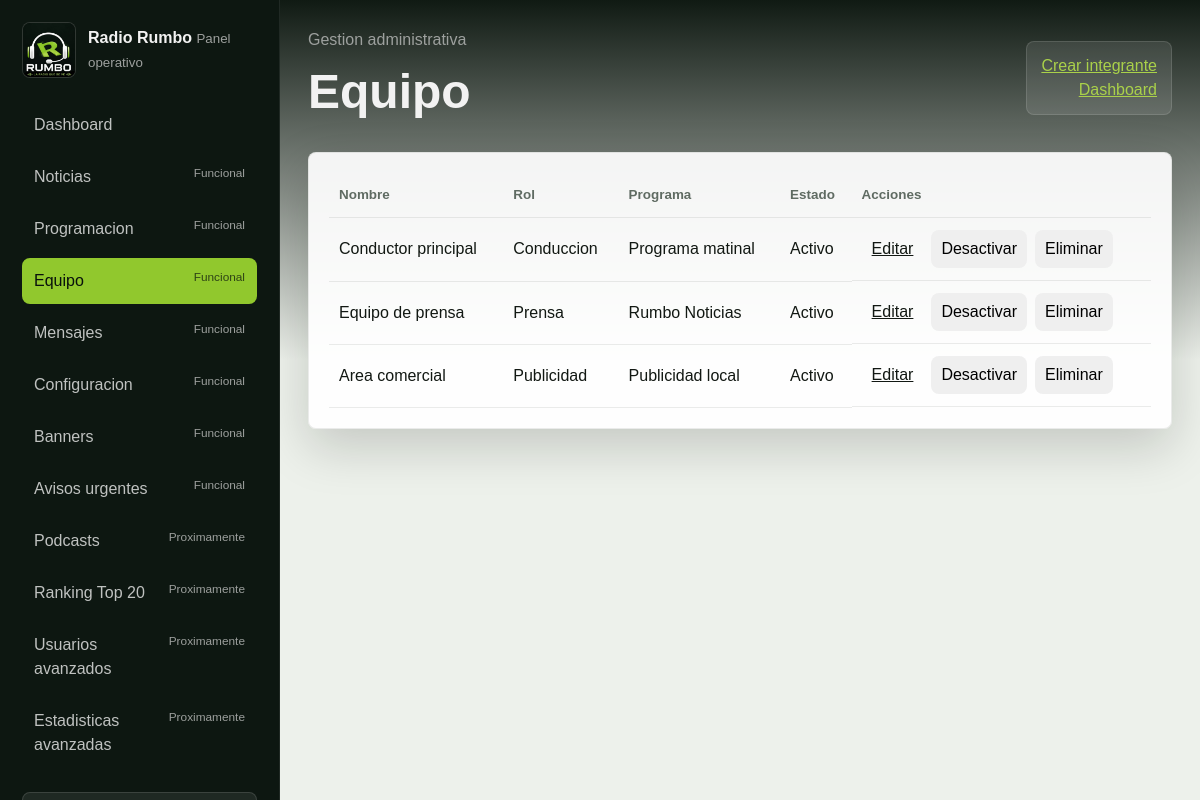
The app's page /admin/team/index.php (signed in) with its own data.
### tables this page shows
CREATE TABLE team_members (
    id INT UNSIGNED AUTO_INCREMENT PRIMARY KEY,
    name VARCHAR(140) NOT NULL,
    role VARCHAR(140) NOT NULL,
    program_name VARCHAR(140) NULL,
    bio TEXT NULL,
    photo_path VARCHAR(255) NULL,
    facebook_url VARCHAR(255) NULL,
    instagram_url VARCHAR(255) NULL,
    is_active TINYINT(1) NOT NULL DEFAULT 1,
    display_order INT UNSIGNED NOT NULL DEFAULT 0,
    created_at TIMESTAMP DEFAULT CURRENT_TIMESTAMP,
    updated_at TIMESTAMP DEFAULT CURRENT_TIMESTAMP ON UPDATE CURRENT_TIMESTAMP
);

### app/Core/View.php (called while the page is built, shortened)
<?php
final class View
{
    public static function render(string $view, array $data = []): void
    {
        $basePath = dirname(__DIR__, 2) . DIRECTORY_SEPARATOR . 'resources' . DIRECTORY_SEPARATOR . 'views';
        $relativePath = str_replace('.', DIRECTORY_SEPARATOR, $view) . '.php';
        $viewPath = $basePath . DIRECTORY_SEPARATOR . $relativePath;
        $realViewPath = realpath($viewPath);
        extract($data, EXTR_SKIP);
        require $realViewPath;
    }
}

### app/Controllers/Admin/TeamController.php (called while the page is built, shortened)
<?php
final class TeamController
{
    public function index(array $mock): void
    {
        $user = $this->requireUser();
        try {
            $items = $this->teamService()->allForAdmin();
            $error = null;
        } catch (Throwable) {
            $items = [];
            $error = 'No se pudo cargar el equipo.';
        }
        View::render('layouts.admin', [
            'active' => 'equipo',
            'contentView' => 'team/index',
            'error' => $error,
            'flashSuccess' => $this->sessions()->flash('success'),
            'mock' => $mock,
            'pageTitle' => 'Radio Rumbo - Equipo',
            'teamMembers' => $items,
            'user' => $user,
        ]);
    }
    private function requireUser(): array
    {
        $user = $this->sessions()->user();
        return $user;
    }
    private function sessions(): SessionService
    {
        if (!$this->session instanceof SessionService) {
            $this->session = new SessionService();
        }
        return $this->session;
    }
    private function teamService(): TeamService
    {
        if (!$this->team instanceof TeamService) {
            $this->team = new TeamService();
        }
        return $this->team;
    }
}

### public/admin/team/index.php (called while the page is built, shortened)
<?php
$rootPath = rr_bootstrap();
$controller = new TeamController();
$controller->index(rr_mock_data($rootPath));

### app/Core/Database.php (called while the page is built, shortened)
<?php
final class Database
{
    private static ?PDO $connection = null;
    public static function connection(): PDO
    {
        if (self::$connection instanceof PDO) {
            return self::$connection;
        }
        $host = self::env('DB_HOST', '127.0.0.1');
        $port = self::env('DB_PORT', '3306');
        $database = self::env('DB_DATABASE', 'radio_rumbo');
        $username = self::env('DB_USERNAME', 'root');
        $password = self::env('DB_PASSWORD', '');
        $dsn = sprintf(
            'mysql:host=%s;port=%s;dbname=%s;charset=utf8mb4',
            $host,
            $port,
            $database
        );
        try {
            self::$connection = new PDO($dsn, $username, $password, [
                PDO::ATTR_ERRMODE => PDO::ERRMODE_EXCEPTION,
                PDO::ATTR_DEFAULT_FETCH_MODE => PDO::FETCH_ASSOC,
                PDO::ATTR_EMULATE_PREPARES => false,
            ]);
        } catch (PDOException $exception) {
            throw new PDOException(
                'No se pudo conectar con la base de datos.',
                (int) $exception->getCode(),
                $exception
            );
        }
        return self::$connection;
    }
    private static function env(string $key, string $default = ''): string
    {
        $value = $_ENV[$key] ?? $_SERVER[$key] ?? getenv($key);
        return is_string($value) && $value !== '' ? $value : $default;
    }
}

### app/Models/TeamMember.php (called while the page is built, shortened)
<?php
final class TeamMember
{
    public function allForAdmin(): array
    {
        $statement = $this->pdo()->query(
            'SELECT id, name, role, program_name, bio, photo_path, facebook_url, instagram_url,
                    is_active, display_order, created_at, updated_at
             FROM team_members
             ORDER BY display_order, name, id'
        );
        return $this->rows($statement->fetchAll());
    }
    private function rows(array $rows): array
    {
        $result = [];
        foreach ($rows as $row) {
            if (is_array($row)) {
                $result[] = $row;
            }
        }
        return $result;
    }
    private function pdo(): PDO
    {
        return $this->connection ?? Database::connection();
    }
}

### app/Services/TeamService.php (called while the page is built, shortened)
<?php
final class TeamService
{
    public function allForAdmin(): array
    {
        return $this->repository()->allForAdmin();
    }
    private function repository(): TeamMember
    {
        if (!$this->team instanceof TeamMember) {
            $this->team = new TeamMember();
        }
        return $this->team;
    }
}

### app/Helpers/SecurityHelper.php (called while the page is built, shortened)
<?php
final class SecurityHelper
{
    public static function e(string $value): string
    {
        return htmlspecialchars($value, ENT_QUOTES | ENT_SUBSTITUTE, 'UTF-8');
    }
}

### resources/views/admin/team/index.php (the view, shortened to what this page needs)
<?php
$items = is_array($teamMembers ?? null) ? $teamMembers : [];
?>
<header class="admin-topbar">
    <div><span>Gestion administrativa</span><h1>Equipo</h1></div>
    <div class="admin-profile"><a href="/admin/team/create/">Crear integrante</a><a href="/admin/dashboard/">Dashboard</a></div>
</header>
<section class="admin-panel">
    <table>
        <thead><tr><th>Nombre</th><th>Rol</th><th>Programa</th><th>Estado</th><th>Acciones</th></tr></thead>
        <tbody>
            <?php foreach ($items as $item): ?>
                <tr>
                    <td><?= $e((string) $item['name']) ?></td>
                    <td><?= $e((string) $item['role']) ?></td>
                    <td><?= $e((string) $item['program_name']) ?></td>
                    <td><?= ((int) $item['is_active']) === 1 ? 'Activo' : 'Inactivo' ?></td>
                    <td class="table-actions">
                        <a href="/admin/team/edit/?id=<?= $e((string) $item['id']) ?>">Editar</a>
                        <form action="/admin/team/" method="post">
                            <button type="submit"><?= ((int) $item['is_active']) === 1 ? 'Desactivar' : 'Activar' ?></button>
                        </form>
                        <form action="/admin/team/" method="post">
                            <button type="submit">Eliminar</button>
                        </form>
                    </td>
                </tr>
            <?php endforeach; ?>
        </tbody>
    </table>
</section>

### public/assets/css/main.css (style rules this page uses)
:root { --color-primary: #91C82D; --color-primary-light: #AAD14A; --color-primary-dark: #72A223; --color-bg-dark: #09110C; --color-white-soft: #F2F2F2; --color-muted: #9DA09E; --color-ink: #121813; --color-panel: rgba(255, 255, 255, 0.12); --color-line: rgba(255, 255, 255, 0.16); --space-1: 8px; --space-2: 12px; --space-3: 18px; --space-4: 24px; --space-5: 36px; --space-6: 56px; --radius: 8px; --shadow: 0 18px 50px rgba(9, 17, 12, 0.18); }
* { box-sizing: border-box; }
html { scroll-behavior: smooth; }
body { margin: 0; color: var(--color-ink); background: #f1f4ef; font-family: Arial, Helvetica, sans-serif; line-height: 1.5; }
a { color: inherit; }
button, input, textarea { font: inherit; }
.btn, button { min-height: 42px; padding: 10px 16px; border: 0; border-radius: var(--radius); cursor: pointer; text-decoration: none; }

### public/assets/css/admin.css (style rules this page uses)
.admin-shell-body, .admin-login-body { min-height: 100vh; color: var(--color-white-soft); background: var(--color-bg-dark); }
.admin-brand small, .admin-topbar span, .admin-role-box small { color: var(--color-muted); }
.admin-topbar { display: flex; align-items: center; justify-content: space-between; gap: 20px; margin-bottom: 24px; }
.admin-topbar h1 { margin: 4px 0 0; font-size: clamp(2rem, 4vw, 3.5rem); letter-spacing: 0; }
.admin-profile { display: grid; justify-items: end; padding: 12px 14px; background: rgba(255, 255, 255, 0.1); border: 1px solid rgba(255, 255, 255, 0.12); border-radius: var(--radius); }
.admin-profile a { color: var(--color-primary-light); }
.admin-stats article, .admin-panel { padding: 20px; color: var(--color-ink); background: rgba(255, 255, 255, 0.92); border: 1px solid rgba(9, 17, 12, 0.08); border-radius: var(--radius); box-shadow: var(--shadow); }
table { width: 100%; border-collapse: collapse; }
th, td { padding: 12px 10px; text-align: left; border-bottom: 1px solid rgba(9, 17, 12, 0.08); }
th { color: #5f6b62; font-size: 0.84rem; }
.table-actions { display: flex; flex-wrap: wrap; gap: 8px; align-items: center; }
.table-actions a, .table-actions button { min-height: 34px; padding: 7px 10px; }

### records on screen
team_members: name "Conductor principal", role "Conduccion", program_name "Programa matinal", is_active "Activo"
team_members: name "Equipo de prensa", role "Prensa", program_name "Rumbo Noticias", is_active "Activo"
team_members: name "Area comercial", role "Publicidad", program_name "Publicidad local", is_active "Activo"

### other values on screen
$e($item['label']) "Dashboard"
$e($item['label']) "Noticias"
$e($item['status']) "Funcional"
$e($item['label']) "Programacion"
$e($item['label']) "Equipo"
$e($item['label']) "Mensajes"
$e($item['label']) "Configuracion"
$e($item['label']) "Banners"
$e($item['label']) "Avisos urgentes"
$e($item['label']) "Podcasts"
$e($item['status']) "Proximamente"
$e($item['label']) "Ranking Top 20"
$e($item['label']) "Usuarios avanzados"
$e($item['label']) "Estadisticas avanzadas"
